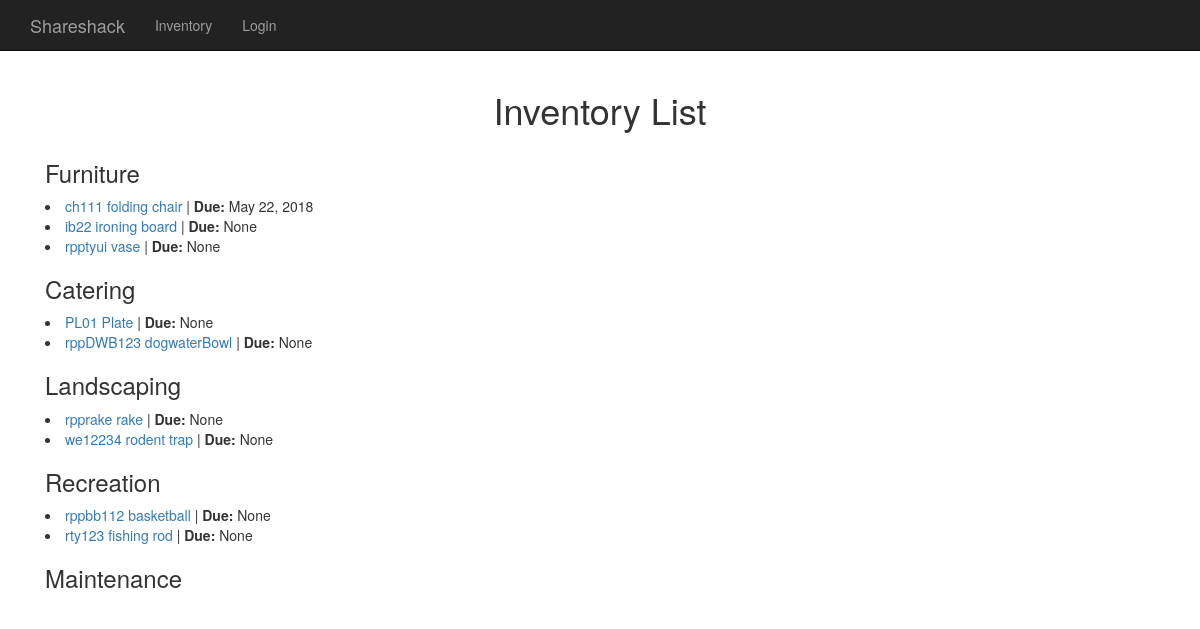
The page /shareShack/items/ on the database as committed earlier.
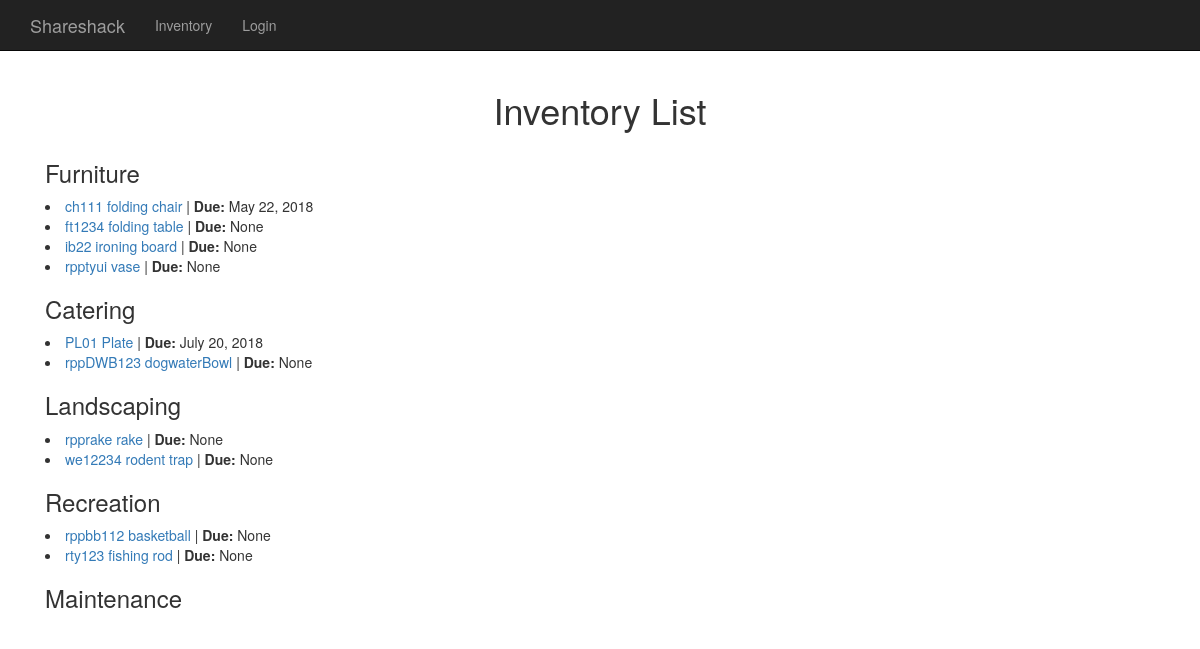
The same page on the database as committed later.
### shareShack/models.py (models this page shows, shortened)
class Item(models.Model):
    CATERING = 'CA'
    LANDSCAPING = 'LA'
    RECREATION = 'RE'
    MAINTENANCE = 'MA'
    FURNITURE = 'FU'
    DEPARTMENT_CHOICES = (
        (CATERING, 'Catering'),
        (LANDSCAPING, 'Landscaping'),
        (RECREATION, 'Recreation'),
        (MAINTENANCE, 'Maintenance'),
        (FURNITURE, 'Furniture'),
    )
    department = models.CharField(
        max_length=2,
        choices=DEPARTMENT_CHOICES,
        default=FURNITURE,
    )
    writtenId = models.CharField("Written ID", max_length=30, unique=True)
    name = models.CharField(max_length=30)
    donor = models.CharField(max_length=30)
    date_Added = models.DateField(auto_now_add=True)
    condition = models.TextField(max_length=100, blank=True, null=True)
    in_Stock = models.BooleanField(default = True)
    checked_Out_To = models.ForeignKey(Borrower, models.SET_NULL, blank=True, null=True)
    due_Back = models.DateField(blank=True, null=True)

### shareShack/views.py (the view)
def items(request):
    furniture = Item.objects.all().order_by('name').filter(department__iexact='FU')
    catering = Item.objects.all().order_by('name').filter(department__iexact='CA')
    landscaping = Item.objects.all().order_by('name').filter(department__iexact='LA')
    recreation = Item.objects.all().order_by('name').filter(department__iexact='RE')
    maintenance = Item.objects.all().order_by('name').filter(department__iexact='MA')
    time = datetime.datetime.utcnow()
    farts = "farts"
    context = {'furniture' : furniture,
                'catering' : catering,
                'landscaping' : landscaping,
                'recreation' : recreation,
                'maintenance' : maintenance,
                'time' : time,
                'farts' : farts}
    return render(request, 'items.html', context)

### templates/items.html (shortened to what this page needs)
{%extends "layout.html"%}
{% load static %}
{%block logo%}Inventory List{%endblock%}
{%block content%}
<div class="container">
    <h3>Furniture</h3>
    {% for item in furniture %}
    <li><a href ="{% url 'item' item.id %}">{{ item.writtenId }} {{item.name }}</a> |
      <b>Due:</b> {{item.due_Back}}</li>
    {% endfor %}
    <h3>Catering</h3>
    {% for item in catering%}
    <li><a href ="{% url 'item' item.id %}">{{ item.writtenId }} {{item.name }}</a> |
      <b>Due:</b> {{item.due_Back}}</li>
    {% endfor %}
    <h3>Landscaping</h3>
    {% for item in landscaping %}
    <li><a href ="{% url 'item' item.id %}">{{ item.writtenId }} {{item.name }}</a> |
      <b>Due:</b> {{item.due_Back}}</li>
    {% endfor %}
    <h3>Recreation</h3>
    {% for item in recreation %}
    <li><a href ="{% url 'item' item.id %}">{{ item.writtenId }} {{item.name }}</a> |
      <b>Due:</b> {{item.due_Back}}</li>
    {% endfor %}
    <h3>Maintenance</h3>
</div>
{%endblock%}

### templates/layout.html (shortened to what this page needs)
{% load static %}
<!DOCTYPE html>
<html>
  <head>
      <link rel="stylesheet" href= "{% static 'css/bootstrap.min.css' %}">
      <link rel="stylesheet" href= "{% static 'css/3-col-portfolio.css' %}">
  </head>
  <body>
   <nav class="navbar navbar-inverse navbar-fixed-top" role="navigation">
       <div class="container">
           <div class="navbar-header">
               <a class="navbar-brand" href="/shareShack/">Shareshack</a>
           </div>
           <div class="collapse navbar-collapse" id="bs-example-navbar-collapse-1">
               <ul class="nav navbar-nav">
                 <li><a href = {% url 'itemList' %}>Inventory </a></li>
                 <li>
                 <li>
                   {% if request.user.is_authenticated %}
                   <a href="{% url 'accounts:logout' %}">Logout</a>
                   {% else %}
                  <a href="{% url 'accounts:login' %}">Login</a>
                 {% endif %}
               </li>
              </ul>
           </div>
       </div>
   </nav>
    <header>
      <div class="container">
        <center><h1 class="logo">{% block logo %}{% endblock %}</h1></center>
      </div>
    </header>
    <div class="container">
        {% block content%}
        {% endblock %}
    </div>
  </body>
</html>

### static/css/3-col-portfolio.css (style rules this page uses)
body { padding-top: 70px; }

Rows that differ between the two databases and show on the page:
added Item: writtenId "ft1234", name "folding table", due_Back "None", shown under "Furniture"
changed Item "PL01": due_Back "None" → "July 20, 2018"
